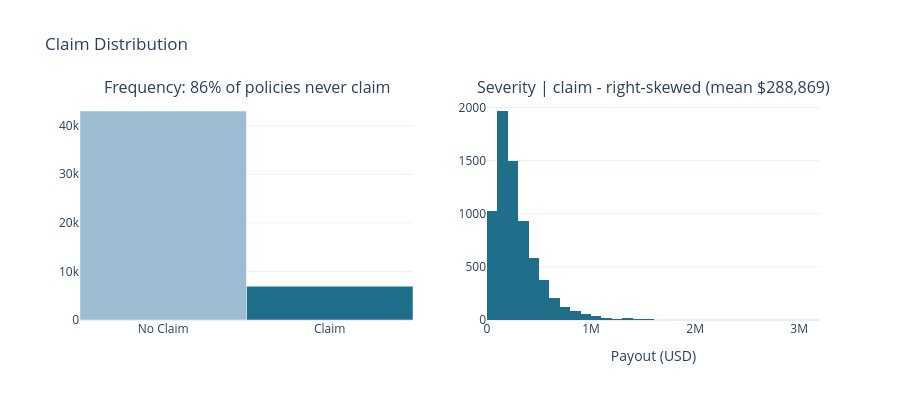

The code cell stored with this chart in its notebook:
### Code cell
# Visualize the zero-inflation and severity distribution
sev = df.loc[df.Claim_Occurred == 1, "Total_LTC_Payout_USD"]

fig = make_subplots(rows=1, cols=2, subplot_titles=[
 "Frequency: 86% of policies never claim",
 f"Severity | claim - right-skewed (mean ${sev.mean():,.0f})"
])

counts = df.Claim_Occurred.value_counts().sort_index()
fig.add_trace(go.Bar(x=["No Claim", "Claim"], y=counts.values,
      marker_color=["#9bbcd1", "#1f6f8b"]), row=1, col=1)
fig.add_trace(go.Histogram(x=sev, nbinsx=60, marker_color="#1f6f8b",
       name="Payout"), row=1, col=2)
fig.update_layout(height=400, showlegend=False,
     template="plotly_white", title_text="Claim Distribution")
fig.update_xaxes(title_text="Payout (USD)", row=1, col=2)
fig.show()

### Figure 1 — Plotly figure (JSON) as saved in the notebook; plotly's stock layout.template omitted (floating-point values rounded to 4 significant figures; data arrays with more than 128 entries replaced by an {"elided": "..."} marker saying what was removed)
{"data": [{"marker": {"color": ["#9bbcd1", "#1f6f8b"]}, "type": "bar", "x": ["No Claim", "Claim"], "xaxis": "x", "y": [43028, 6972], "yaxis": "y"}, {"marker": {"color": "#1f6f8b"}, "name": "Payout", "nbinsx": 60, "type": "histogram", "x": {"elided": "6972 float values"}, "xaxis": "x2", "yaxis": "y2"}], "layout": {"annotations": [{"font": {"size": 16}, "showarrow": false, "text": "Frequency: 86% of policies never claim", "x": 0.225, "xanchor": "center", "xref": "paper", "y": 1, "yanchor": "bottom", "yref": "paper"}, {"font": {"size": 16}, "showarrow": false, "text": "Severity | claim - right-skewed (mean $288,869)", "x": 0.775, "xanchor": "center", "xref": "paper", "y": 1, "yanchor": "bottom", "yref": "paper"}], "height": 400, "showlegend": false, "title": {"text": "Claim Distribution"}, "xaxis": {"anchor": "y", "domain": [0, 0.45]}, "xaxis2": {"anchor": "y2", "domain": [0.55, 1], "title": {"text": "Payout (USD)"}}, "yaxis": {"anchor": "x", "domain": [0, 1]}, "yaxis2": {"anchor": "x2", "domain": [0, 1]}}}
